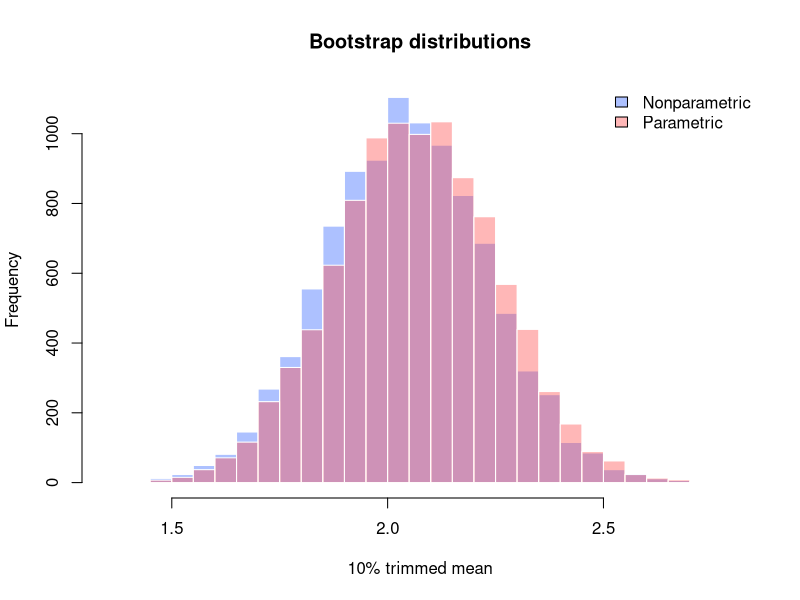

The R script that drew this image:
## ---- chunk 1
trimmed_mean <- function(y, trim = 0.10) {
  mean(y, trim = trim)
}

boot_trimmed_mean <- function(y, B = 10000, trim = 0.10, seed = 123) {
  if (!is.null(seed)) set.seed(seed)
  n <- length(y)

  # observed statistic
  t0 <- trimmed_mean(y, trim = trim)

  ## ---- Nonparametric bootstrap (re-sample from empirical dist)
  t_np <- replicate(B, {
    yb <- sample(y, size = n, replace = TRUE)
    trimmed_mean(yb, trim = trim)
  })
  se_np <- sd(t_np)
  ## ---- Parametric bootstrap (assume Normal, fit mu,sigma by MLE)
  mu_hat <- mean(y)
  # MLE sigma for Normal uses 1/n 
  sigma_hat_mle <- sqrt(mean((y - mu_hat)^2))

  t_par <- replicate(B, {
    yb <- rnorm(n, mean = mu_hat, sd = sigma_hat_mle)
    trimmed_mean(yb, trim = trim)
  })
  se_par <- sd(t_par)

  list(
    n = n, trim = trim, B = B,
    t0 = t0,
    se_nonparam = se_np,
    se_param = se_par,
    boot_nonparam = t_np,
    boot_param = t_par,
    mu_hat = mu_hat,
    sigma_hat_mle = sigma_hat_mle
  )
}



set.seed(1)
n <- 250
y <- rnorm(n, mean = 2, sd = 3)

res <- boot_trimmed_mean(y, B = 10000, trim = 0.10, seed = 123)

cat("Observed 10% trimmed mean:", res$t0, "\n")
cat("Bootstrap SE (nonparam):   ", res$se_nonparam, "\n")
cat("Bootstrap SE (parametric): ", res$se_param, "\n")

## ---- chunk 2
hist(res$boot_nonparam, breaks = 40, main = "Bootstrap distributions", col = rgb(0.2, 0.4, 1, 0.4), xlab = "10% trimmed mean", border = "white")
hist(res$boot_param, breaks = 40, add = TRUE, col = rgb(1, 0.3, 0.3, 0.4), border = "white")
legend("topright",
       legend = c("Nonparametric", "Parametric"),
       fill = c(rgb(0.2,0.4,1,0.4), rgb(1,0.3,0.3,0.4)),
       bty = "n")
## ---- chunk 3
# bootstrap t-intervals


